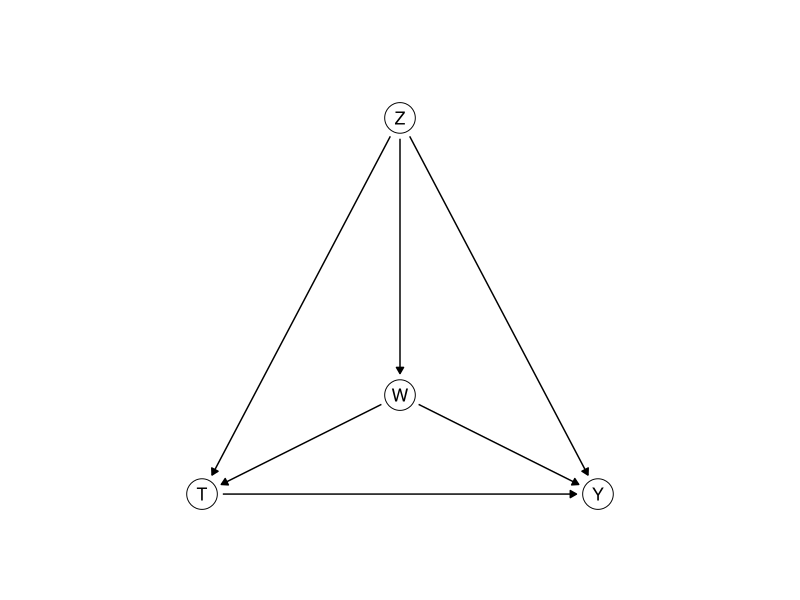
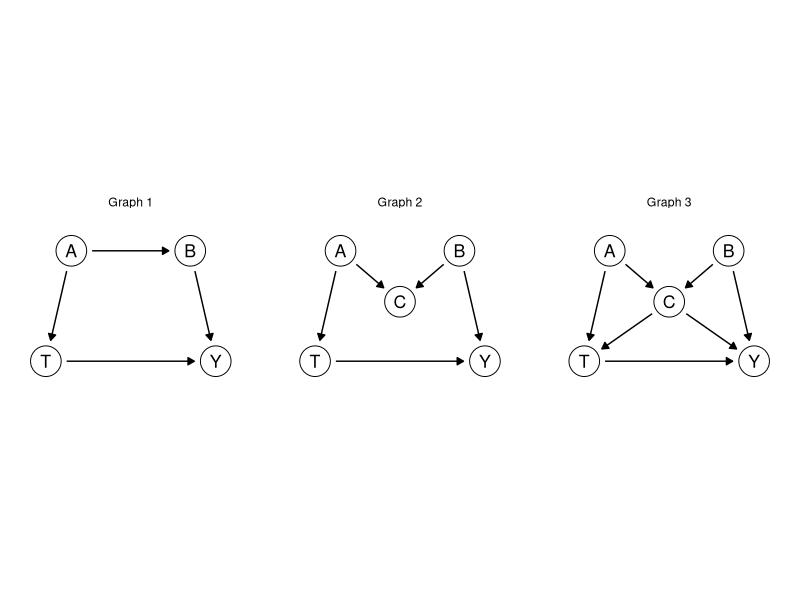
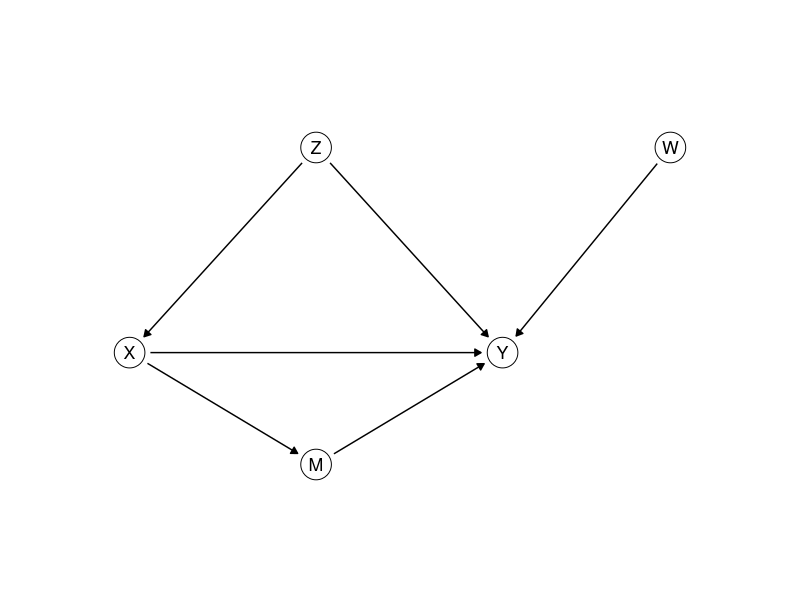

Recreate these plots in R, in order.
## ---- chunk 1
library(ggplot2)
library(dplyr)
theme_set(theme_minimal())

# Causal graphs: letters in circles, one panel per value of `panel`. A circle's size is
# fixed on the page, in inches, while the figure's size decides how many inches a data
# unit is. draw_dag measures both on the graphics device open when it is called, and
# stops every arrow `gap` inches short of the circles.
draw_dag <- function(nodes, edges, xlim = c(-0.5, 2.5), ylim = c(-0.4, 1.4), gap = 0.05) {
  if (!"panel" %in% names(nodes)) { nodes$panel <- ""; edges$panel <- "" }
  dot <- 10; stroke <- 0.5; lw <- 0.5
  p <- ggplot() +
    geom_point(data = nodes, aes(x, y), size = dot, shape = 21, fill = "white", stroke = stroke) +
    geom_text(data = nodes, aes(x, y, label = name), size = 4.5) +
    facet_wrap(~ panel, nrow = 1) +
    coord_fixed(xlim = xlim, ylim = ylim) +
    theme_void()
  # inches per data unit: the panels share what the strips and spacing leave of the figure
  inch <- function(u, f) f(u, "in", valueOnly = TRUE)
  g <- ggplotGrob(p)
  pp <- ggplot_build(p)$layout$panel_params[[1]]
  per_unit <- min((dev.size("in")[1] - sum(inch(g$widths, grid::convertWidth))) /
                    (length(unique(nodes$panel)) * diff(pp$x.range)),
                  (dev.size("in")[2] - sum(inch(g$heights, grid::convertHeight))) / diff(pp$y.range))
  # R draws a circle of radius 0.375 times its font size (shape 21); outline included
  r <- 0.375 * (dot * .pt + stroke * .stroke / 2) / 72 + stroke * .stroke / 2 / 96 / 2
  e <- edges |>
    left_join(nodes, by = c("panel", "from" = "name")) |> rename(x0 = x, y0 = y) |>
    left_join(nodes, by = c("panel", "to" = "name")) |>
    mutate(len = sqrt((x - x0)^2 + (y - y0)^2), ux = (x - x0) / len, uy = (y - y0) / len,
           # the end also clears half the line width, which the rounded tip adds
           s0 = (r + gap) / per_unit, s1 = (r + gap + lw * .pt / 96 / 2) / per_unit,
           xs = x0 + s0 * ux, ys = y0 + s0 * uy, xe = x - s1 * ux, ye = y - s1 * uy)
  p + geom_segment(data = e, aes(x = xs, y = ys, xend = xe, yend = ye),
                   arrow = arrow(length = unit(0.18, "cm"), type = "closed"), linewidth = lw)
}
## ---- chunk 2
# The teacher's sheet and the sheet with solutions start from this seed. The student
# sheet gets none: the generator drops this div with the answers (convenor, 13 October).
set.seed(313)
## ---- chunk 3
# W sits low and Z high, so that the arrowheads arriving at T and at Y stay apart
draw_dag(data.frame(name = c("T", "Y", "Z", "W"),
                    x = c(0, 2, 1, 1), y = c(0, 0, 1.9, 0.5)),
         data.frame(from = c("Z", "Z", "W", "Z", "W", "T"),
                    to = c("W", "T", "T", "Y", "Y", "Y")),
         xlim = c(-0.4, 2.4), ylim = c(-0.4, 2.3))
## ---- chunk 4
graphs <- c("Graph 1", "Graph 2", "Graph 3")
nodes <- data.frame(panel = rep(graphs, times = c(4, 5, 5)),
                    name = c("T", "Y", "A", "B", rep(c("T", "Y", "A", "B", "C"), 2)),
                    x = c(0, 2, 0.3, 1.7, rep(c(0, 2, 0.3, 1.7, 1), 2)),
                    y = c(0, 0, 1.3, 1.3, rep(c(0, 0, 1.3, 1.3, 0.7), 2)))
edges <- data.frame(panel = rep(graphs, times = c(4, 5, 7)),
                    from = c("A", "A", "B", "T",
                             "A", "A", "B", "B", "T",
                             "A", "A", "B", "B", "T", "C", "C"),
                    to = c("T", "B", "Y", "Y",
                           "T", "C", "C", "Y", "Y",
                           "T", "C", "C", "Y", "Y", "T", "Y"))
draw_dag(nodes, edges, xlim = c(-0.4, 2.4), ylim = c(-0.4, 1.7))
## ---- chunk 5
draw_dag(data.frame(name = c("Z", "X", "M", "Y", "W"),
                    x = c(1, 0, 1, 2, 2.9), y = c(1.1, 0, -0.6, 0, 1.1)),
         data.frame(from = c("Z", "Z", "X", "M", "X", "W"),
                    to = c("X", "Y", "M", "Y", "Y", "Y")),
         xlim = c(-0.5, 3.4), ylim = c(-0.9, 1.4))
## ---- chunk 6
n <- 10000
# program 1: X causes Y
X1 <- rnorm(n); Y1 <- 2 * X1 + rnorm(n)
# program 2: Z causes both
Z2 <- rnorm(n); X2 <- Z2 + rnorm(n); Y2 <- Z2 + rnorm(n)
# program 3: X causes Y through M
X3 <- sqrt(2) * rnorm(n); M3 <- X3 + sqrt(2) * rnorm(n); Y3 <- 0.5 * M3 + rnorm(n)
## ---- chunk 7
slopes <- c(coef(lm(Y1 ~ X1))[2], coef(lm(Y2 ~ X2))[2], coef(lm(Y3 ~ X3))[2])
do1 <- c(mean(2 * 1 + rnorm(n)),                    # X set to 1, later statements re-run
         mean(Z2 + rnorm(n)),
         mean(0.5 * (1 + sqrt(2) * rnorm(n)) + rnorm(n)))
do0 <- c(mean(2 * 0 + rnorm(n)),                    # X set to 0
         mean(Z2 + rnorm(n)),
         mean(0.5 * (0 + sqrt(2) * rnorm(n)) + rnorm(n)))
round(rbind(slope = slopes, effect = do1 - do0), 2)
round(coef(lm(Y2 ~ X2 + Z2))[2], 2)    # program 2, adjusting for Z
round(coef(lm(Y3 ~ X3 + M3))[2], 2)    # program 3, adjusting for M
## ---- chunk 8
cells <- data.frame(Z = c(1, 1, 1, 1, 0, 0, 0, 0),
                    W = c(1, 1, 0, 0, 1, 1, 0, 0),
                    T = c(1, 0, 1, 0, 1, 0, 1, 0),
                    n = c(70, 30, 100, 100, 80, 120, 50, 450),
                    accidents = c(21, 12, 10, 15, 4, 18, 1, 18))
# In base R, T means TRUE; inside dplyr verbs, T is the column
riders <- bind_rows(
  cells |> mutate(Y = 1, count = accidents),
  cells |> mutate(Y = 0, count = n - accidents)
) |>
  select(Z, W, T, Y, count) |>
  tidyr::uncount(count)
nrow(riders)
## ---- chunk 9
riders |> group_by(T) |> summarize(rate = mean(Y))

adjusted <- function(...) {
  rows <- riders |>
    group_by(...) |>
    summarize(diff = mean(Y[T == 1]) - mean(Y[T == 0]),
              share = n() / nrow(riders), .groups = "drop")
  sum(rows$diff * rows$share)
}
round(c(both = adjusted(Z, W), Z_only = adjusted(Z), W_only = adjusted(W)), 3)

rates <- riders |> group_by(Z, W, T) |> summarize(rate = mean(Y), .groups = "drop")
groups <- cells |> group_by(Z, W) |> summarize(n = sum(n), .groups = "drop")
one_trial <- function() {
  trial <- groups |>
    tidyr::uncount(n) |>
    mutate(T = rbinom(n(), 1, 0.3)) |>
    left_join(rates, by = c("Z", "W", "T")) |>
    mutate(Y = rbinom(n(), 1, rate))
  mean(trial$Y[trial$T == 1]) - mean(trial$Y[trial$T == 0])
}
trials <- replicate(200, one_trial())
c(mean = mean(trials), sd = sd(trials))
## ---- chunk 10
set.seed(313)    # the sheet's seed, so this output does not depend on the chunks above it
n <- 10000
Z <- rbinom(n, 1, 0.5)
X <- rbinom(n, 1, ifelse(Z == 1, 0.8, 0.2))
Y <- rbinom(n, 1, 0.3 + 0.1 * X + 0.3 * Z)
observed <- mean(Y[X == 1]) - mean(Y[X == 0])
d1 <- mean(Y[X == 1 & Z == 1]) - mean(Y[X == 0 & Z == 1])   # within Z = 1
d0 <- mean(Y[X == 1 & Z == 0]) - mean(Y[X == 0 & Z == 0])   # within Z = 0
adjusted <- d1 * mean(Z == 1) + d0 * mean(Z == 0)
Y1 <- rbinom(n, 1, 0.3 + 0.1 * 1 + 0.3 * Z)    # everyone attends
Y0 <- rbinom(n, 1, 0.3 + 0.1 * 0 + 0.3 * Z)    # nobody attends
c(observed = observed, adjusted = adjusted, intervened = mean(Y1) - mean(Y0))

X95 <- rbinom(n, 1, ifelse(Z == 1, 0.95, 0.05))
Y95 <- rbinom(n, 1, 0.3 + 0.1 * X95 + 0.3 * Z)
mean(Y95[X95 == 1]) - mean(Y95[X95 == 0])      # observed, new referrals
